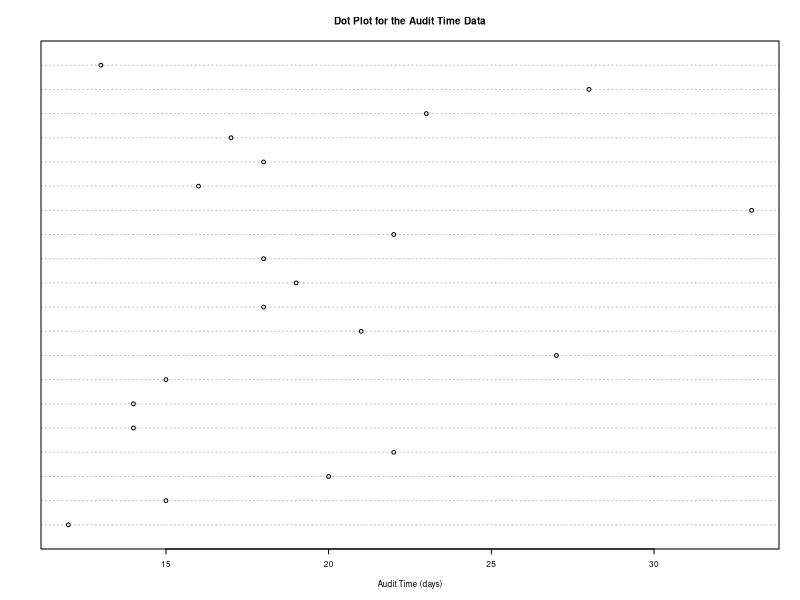
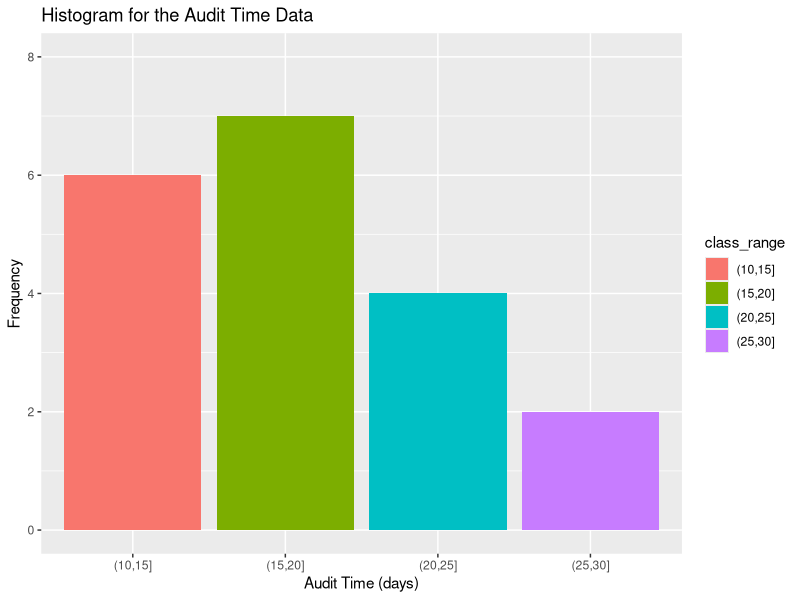

The R source for these figures, in order:
                                      # Page no. : 39-40

# Frequency Distribution (Quantitative Data)

audit_data <- c(12,15,20,22,14,14,15,27,21,18,19,18,22,33,16,18,17,23,28,13)

no_of_classes <- 5

width <- (max(audit_data) - min(audit_data)) / no_of_classes

width <- ceiling(width)   # Rounding up of the value

breaks <- seq(10,34,by = width)

class_range <- cut(audit_data, breaks, right=T)

frequency <- table(class_range)

frequency_distribution <- data.frame(frequency)

frequency_distribution <- data.frame(class_range = frequency_distribution$class_range,
                                     frequency = frequency_distribution$Freq)

# Note that :- Book answer will differ with my answer though number of classes and width of 
# each class is same as in the book!!!

                                        # Page no. : 41

relative_frequency <- round(frequency_distribution$frequency / sum(frequency_distribution$frequency)
                                  ,2)   # Rounding of data to 2 digits

percentage_frequency <- relative_frequency * 100

audit_data_FD <- cbind(frequency_distribution,
                             relative_frequency, percentage_frequency)

View(audit_data_FD)

                                        # Page no. : 41-42

# Dot Plot and Histogram

# Install Library if not installed

# install.packages("ggplot2")

# Import Library

library(ggplot2)

# Dot Plot

dotchart(audit_data, main = "Dot Plot for the Audit Time Data", xlab = "Audit Time (days)",
         cex = 0.5)   # cex is for scaling

# Note that: Book dot plot is different from my dot plot.

# Histogram

ggplot(audit_data_FD, aes(class_range, frequency, fill = class_range))+
  geom_histogram(stat = "identity")+labs(title="Histogram for the Audit Time Data" , 
                                         x = "Audit Time (days)", y = "Frequency")+ylim(0,8)
